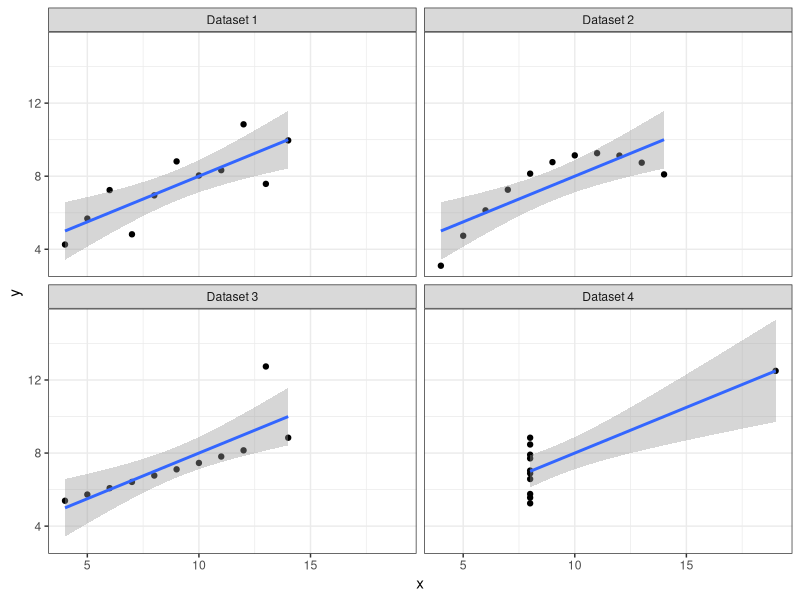
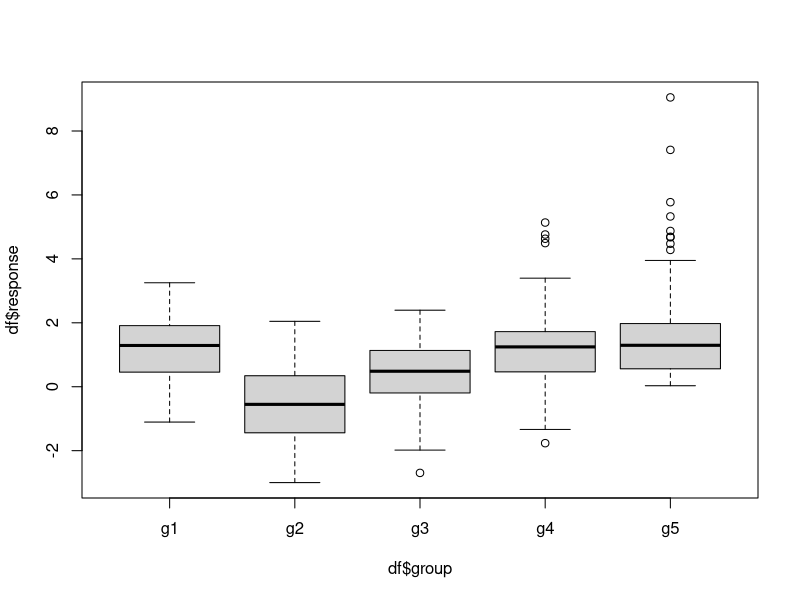
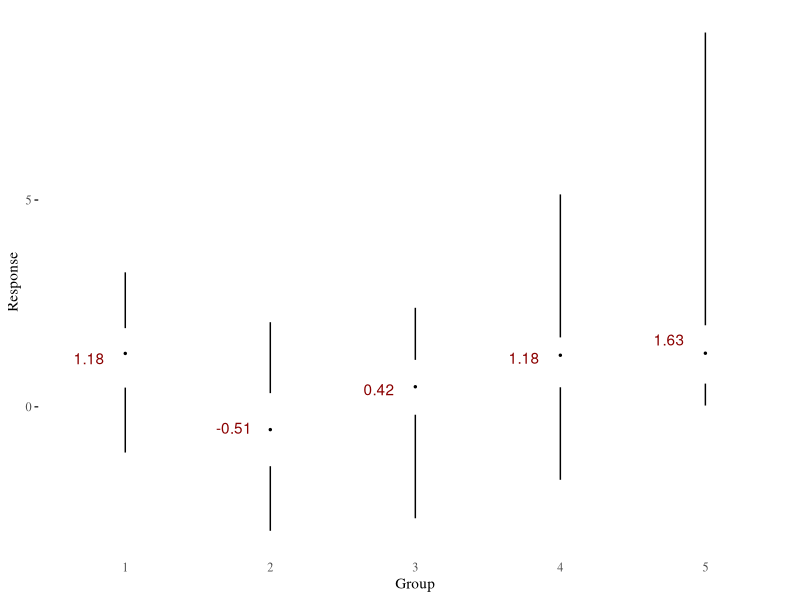

The R source for these figures, in order:
## ---- chunk 1
#| class-output: outputcode
#| eval: true
#| include: false
library(tidyverse)
library(ggthemes)
## ---- chunk 2
#| eval: true
#| echo: false
#| warning: false
#| class-output: outputcode
df <- tibble(
    group = factor(rep(1:4, each = 11)),
    x = c(anscombe$x1, anscombe$x2, anscombe$x3, anscombe$x4),
    y = c(anscombe$y1, anscombe$y2, anscombe$y3, anscombe$y4)
)

ggplot(df, aes(x = x, y = y)) +
    geom_point() +
    geom_smooth(method = 'lm') + 
    facet_wrap(vars(group), labeller = labeller(
        group = ~ paste("Dataset", .x)
    )) +
    theme_bw()

## ---- chunk 3
#| eval: true
#| echo: false
#| warning: false
#| class-output: outputcode
A <- list(
    list(
        group = "g1",
        response = rnorm(100, 1.2, 1)
    ),
    list(
        group = "g2",
        response = rnorm(100, -.5, 1.2)
    ),
    list(
        group = "g3",
        response = rnorm(100, 0.5, 1)
    ),
    list(
        group = "g4",
        response = rt(100, 5, 1)
    ),
    list(
        group = "g5",
        response = rexp(100, 0.5)
    )
)

df <- tibble(A) |>
    unnest_wider(col = A) |> 
    unnest(col = response)
df_mean <- df |> 
    group_by(group) |> 
    summarise(mean_ = mean(response)) |> 
    mutate(x_pos = c(0.75, 1.75, 2.75, 3.75, 4.75))
## ---- chunk 4
#| eval: true
#| echo: false
#| warning: false
#| class-output: outputcode
boxplot(df$response ~ df$group)
## ---- chunk 5
#| eval: true
#| echo: false
#| warning: false
#| class-output: outputcode
ggplot(df, aes(x = group, y = response)) + 
    geom_tufteboxplot() +
    geom_text(
        data = df_mean, 
        mapping = aes(x = x_pos, y = mean_, label = round(mean_, 2)),
        color = "darkred", na.rm = TRUE
    ) +
    scale_x_discrete(
        labels=c("g1" = "1", "g2" = "2", "g3" = "3", "g4" = "4", "g5" = "5")
    ) + 
    xlab('Group') +
    ylab('Response') +
    theme_tufte() +
    theme(
        axis.ticks.x = element_blank()
    )
